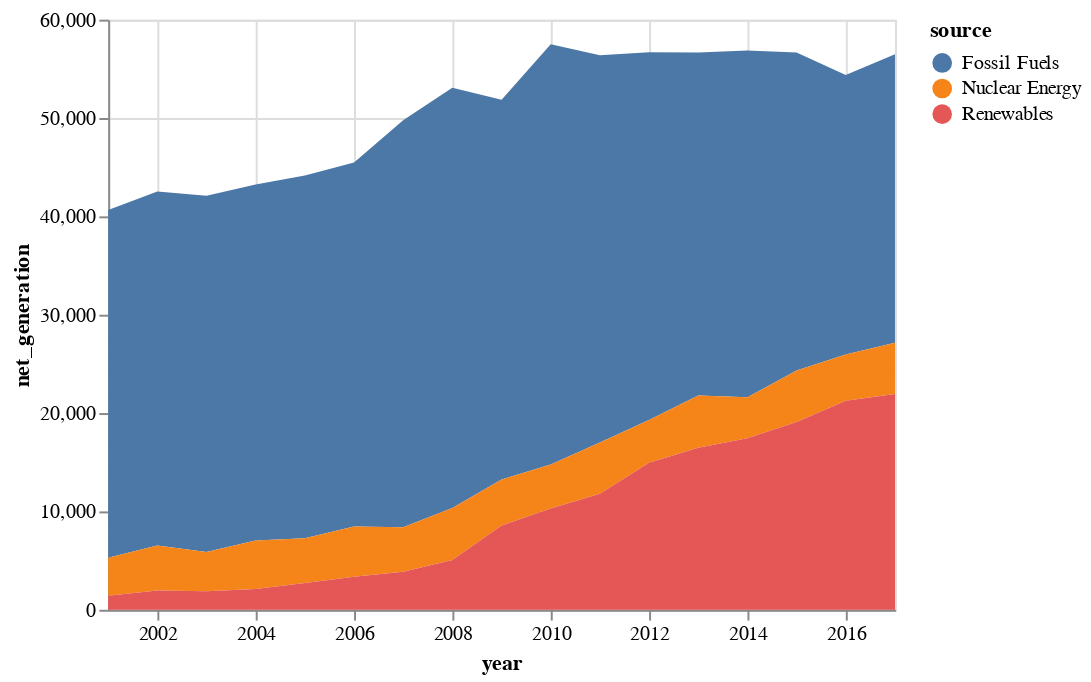

Notebook cell for this chart:
### Code cell
source = data.iowa_electricity()

alt.Chart(source).mark_area().encode(
    x="year:T",
    y="net_generation:Q",
    color="source:N"
)

### Figure 1 — Vega-Lite specification as saved in the notebook (floating-point values rounded to 4 significant figures)
{"config": {"view": {"continuousWidth": 400, "continuousHeight": 300}}, "data": {"name": "data-bb61008ba0c766c5601afa5323d12ad4"}, "mark": "area", "encoding": {"color": {"field": "source", "type": "nominal"}, "x": {"field": "year", "type": "temporal"}, "y": {"field": "net_generation", "type": "quantitative"}}, "$schema": "https://vega.github.io/schema/vega-lite/v4.17.0.json", "datasets": {"data-bb61008ba0c766c5601afa5323d12ad4": [{"year": "2001-01-01T00:00:00", "source": "Fossil Fuels", "net_generation": 35361}, {"year": "2002-01-01T00:00:00", "source": "Fossil Fuels", "net_generation": 35991}, {"year": "2003-01-01T00:00:00", "source": "Fossil Fuels", "net_generation": 36234}, {"year": "2004-01-01T00:00:00", "source": "Fossil Fuels", "net_generation": 36205}, {"year": "2005-01-01T00:00:00", "source": "Fossil Fuels", "net_generation": 36883}, {"year": "2006-01-01T00:00:00", "source": "Fossil Fuels", "net_generation": 37014}, {"year": "2007-01-01T00:00:00", "source": "Fossil Fuels", "net_generation": 41389}, {"year": "2008-01-01T00:00:00", "source": "Fossil Fuels", "net_generation": 42734}, {"year": "2009-01-01T00:00:00", "source": "Fossil Fuels", "net_generation": 38620}, {"year": "2010-01-01T00:00:00", "source": "Fossil Fuels", "net_generation": 42750}, {"year": "2011-01-01T00:00:00", "source": "Fossil Fuels", "net_generation": 39361}, {"year": "2012-01-01T00:00:00", "source": "Fossil Fuels", "net_generation": 37379}, {"year": "2013-01-01T00:00:00", "source": "Fossil Fuels", "net_generation": 34873}, {"year": "2014-01-01T00:00:00", "source": "Fossil Fuels", "net_generation": 35250}, {"year": "2015-01-01T00:00:00", "source": "Fossil Fuels", "net_generation": 32319}, {"year": "2016-01-01T00:00:00", "source": "Fossil Fuels", "net_generation": 28437}, {"year": "2017-01-01T00:00:00", "source": "Fossil Fuels", "net_generation": 29329}, {"year": "2001-01-01T00:00:00", "source": "Nuclear Energy", "net_generation": 3853}, {"year": "2002-01-01T00:00:00", "source": "Nuclear Energy", "net_generation": 4574}, {"year": "2003-01-01T00:00:00", "source": "Nuclear Energy", "net_generation": 3988}, {"year": "2004-01-01T00:00:00", "source": "Nuclear Energy", "net_generation": 4929}, {"year": "2005-01-01T00:00:00", "source": "Nuclear Energy", "net_generation": 4538}, {"year": "2006-01-01T00:00:00", "source": "Nuclear Energy", "net_generation": 5095}, {"year": "2007-01-01T00:00:00", "source": "Nuclear Energy", "net_generation": 4519}, {"year": "2008-01-01T00:00:00", "source": "Nuclear Energy", "net_generation": 5282}, {"year": "2009-01-01T00:00:00", "source": "Nuclear Energy", "net_generation": 4679}, {"year": "2010-01-01T00:00:00", "source": "Nuclear Energy", "net_generation": 4451}, {"year": "2011-01-01T00:00:00", "source": "Nuclear Energy", "net_generation": 5215}, {"year": "2012-01-01T00:00:00", "source": "Nuclear Energy", "net_generation": 4347}, {"year": "2013-01-01T00:00:00", "source": "Nuclear Energy", "net_generation": 5321}, {"year": "2014-01-01T00:00:00", "source": "Nuclear Energy", "net_generation": 4152}, {"year": "2015-01-01T00:00:00", "source": "Nuclear Energy", "net_generation": 5243}, {"year": "2016-01-01T00:00:00", "source": "Nuclear Energy", "net_generation": 4703}, {"year": "2017-01-01T00:00:00", "source": "Nuclear Energy", "net_generation": 5214}, {"year": "2001-01-01T00:00:00", "source": "Renewables", "net_generation": 1437}, {"year": "2002-01-01T00:00:00", "source": "Renewables", "net_generation": 1963}, {"year": "2003-01-01T00:00:00", "source": "Renewables", "net_generation": 1885}, {"year": "2004-01-01T00:00:00", "source": "Renewables", "net_generation": 2102}, {"year": "2005-01-01T00:00:00", "source": "Renewables", "net_generation": 2724}, {"year": "2006-01-01T00:00:00", "source": "Renewables", "net_generation": 3364}, {"year": "2007-01-01T00:00:00", "source": "Renewables", "net_generation": 3870}, {"year": "2008-01-01T00:00:00", "source": "Renewables", "net_generation": 5070}, {"year": "2009-01-01T00:00:00", "source": "Renewables", "net_generation": 8560}, {"year": "2010-01-01T00:00:00", "source": "Renewables", "net_generation": 10308}, {"year": "2011-01-01T00:00:00", "source": "Renewables", "net_generation": 11795}, {"year": "2012-01-01T00:00:00", "source": "Renewables", "net_generation": 14949}, {"year": "2013-01-01T00:00:00", "source": "Renewables", "net_generation": 16476}, {"year": "2014-01-01T00:00:00", "source": "Renewables", "net_generation": 17452}, {"year": "2015-01-01T00:00:00", "source": "Renewables", "net_generation": 19091}, {"year": "2016-01-01T00:00:00", "source": "Renewables", "net_generation": 21241}, {"year": "2017-01-01T00:00:00", "source": "Renewables", "net_generation": 21933}]}}
